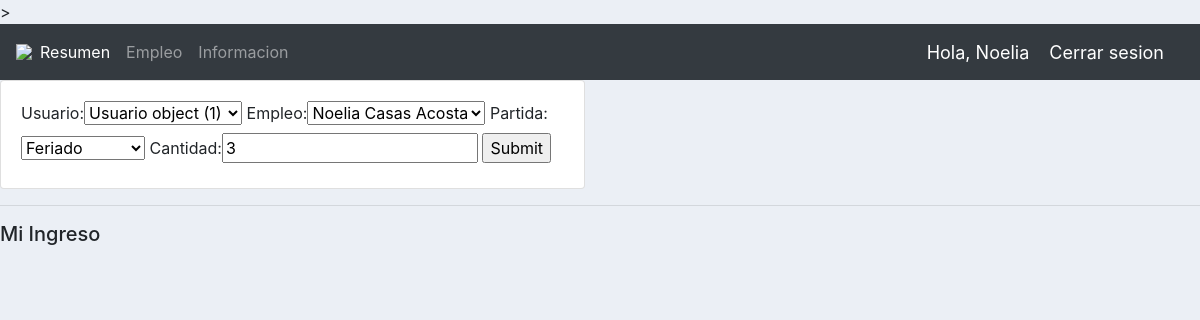
/update_recibo/5/ (signed in), run on the app's committed database.
### accounts/models.py (models this page shows, shortened)
class Recibo(models.Model): # Order
    PARTIDA = (
        ('Hs Extras', 'Hs Extras'),
        ('Dia Desc trab', 'Dia Desc trab'),
        ('Feriado', 'Feriado'),
        )
    usuario = models.ForeignKey(Usuario, null=True, on_delete=models.SET_NULL)
    empleo = models.ForeignKey(Empleo, null=True, on_delete=models.SET_NULL)
    date_created = models.DateTimeField(auto_now_add=True, null=True)
    partida = models.CharField(max_length=200, null=True, choices=PARTIDA)
    cantidad = models.CharField(max_length=200, null=True)

### accounts/views.py (the view)
# urls.py: path('update_recibo/<str:pk>/',views.updateRecibo, name="update_recibo"),
@login_required(login_url ='login')
def updateRecibo(request, pk):
    recibo = Recibo.objects.get(id=pk)
    form = OrderForm(instance=recibo)
    if request.method == 'POST':
        form = OrderForm(request.POST,instance=recibo)
        if form.is_valid():
            form.save()
            return redirect('/')
    context = {'form': form}
    return render(request, 'accounts/order_form.html',context)

### accounts/forms.py
class OrderForm(ModelForm):
    class Meta:
        model = Recibo
        fields= '__all__'

### accounts/models.py (called while the page is built)
    def __str__(self):
        return self.name

### accounts/Templates/accounts/order_form.html (shortened to what this page needs)
{%  extends 'accounts/main.html' %}
{% load static %}
{% block content %}
    <div class="row">
        <div class="col-md-6">
            <div class="card card-body">
                <form action="" method="POST">
                    {{form}}
                    <input type="submit" name="Submit">
                </form>
            </div>
      </div>
</div>
{% endblock %}

### accounts/Templates/accounts/navbar.html (shortened to what this page needs)
{% load static  %}
<nav class="navbar navbar-expand-lg navbar-dark bg-dark">
  <img src="{% static 'images/logo.png' %}">
  <div class="collapse navbar-collapse" id="navbarNav">
    <ul class="navbar-nav">
      <li class="nav-item active">
        <a class="nav-link" href="{% url 'home' %}">Resumen</a>
      </li>
      <li class="nav-item">
        <a class="nav-link" href="{% url 'empleo' %}">Empleo</a>
      </li>
      <li class="nav-item">
        <a class="nav-link" href="{% url 'informacion' %}">Informacion</a>
      </li>
    </ul>
  </div>
    <span class="hello-msg"> Hola, {{ request.user }}</span>
    <span><a class="hello-msg" href="{% url 'logout' %}">Cerrar sesion</a></span>
</nav>

### static/css/main.css (style rules this page uses)
body { background-color: #ebeff5; }

### accounts/Templates/accounts/navbar.html (style rules this page uses)
.hello-msg { font-size: 18px; color: #fff;margin-right: 20px }

### data on the page
Recibo: usuario "Usuario object (1)", empleo "Noelia Casas Acosta", partida "Feriado", cantidad "3"

### other printed values
{{ request.user }} "Noelia"
